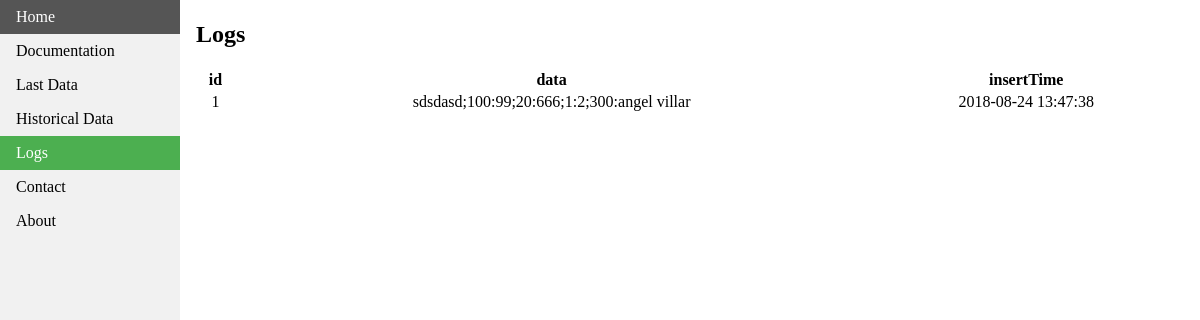
Page /logsData on the committed database.
### tables this page shows
CREATE TABLE logsTable (id INTEGER PRIMARY KEY, data VARCHAR, insertTime DATETIME);

### API/stratosApiRest.py (the view)
@app.route('/logsData')
def getLogsData():
    logsValues, names = downloadLogsData()
    mode = request.args.get('mode')
    if(mode=="json"):
        return(jsonify({'logsData': logsValues}))
    else:
        templateData = {"logsValues":logsValues, "names":names}
        return(render_template('logsData.html', **templateData))

### API/stratosApiRest.py (called while the page is built)
def downloadLogsData():
	connection = sqlite3.connect(DATABASE)
	cursor = connection.cursor()
	query = "SELECT * FROM " + LOGS_TABLE
	cursor.execute(query)
	results = cursor.fetchall()
	names = [description[0] for description in cursor.description]
	logsData = []
	for j in range(0, len(results)):
		lastValuesDictionary = {}
		for i in range(0,len(names)):
			lastValuesDictionary[str(names[i])] = str(results[j][i])
		logsData.append(lastValuesDictionary)
	print(logsData)
	cursor.close()
	connection.close()
	return logsData, names

### API/templates/logsData.html
<html>
<head>
<link rel="stylesheet" href='../static/stylesheet.css' >
</head>
<body>
<ul>
	<li><a href="/">Home</a></li>
	<li><a href="/docs">Documentation</a></li>
	<li><a href="/lastData">Last Data</a></li>
	<li><a href="/historicalData">Historical Data</a></li>
	<li><a class="active" href="/logsData">Logs</a></li>
	<li><a href="/contact">Contact</a></li>
	<li><a href="/about">About</a></li>
</ul>
<div style="margin-left:15%;padding:1px 16px;height:1000px;">
	<h2>Logs</h2>
	<table width="100%" style ="text-align:center">
	  <tr>
			{% for name in names %}
	    <th>{{name}}</th>
			{% endfor %}
	  </tr>
		{% for param in logsValues %}
			  <tr>
					{% for name in names %}
			    	<td>{{param[name]}}</td>
					{% endfor %}
			  </tr>
		{% endfor %}
	</table>
</div>
</body>
</html>

### API/static/stylesheet.css (style rules this page uses)
body { margin: 0; }
ul { list-style-type: none; margin: 0; padding: 0; width: 15%; background-color: #f1f1f1; position: fixed; height: 100%; overflow: auto; }
li a { display: block; color: #000; padding: 8px 16px; text-decoration: none; }
li a.active { background-color: #4CAF50; color: white; }

### rows in the picture
logsTable: id "1" "sdsdasd;100:99;20:666;1:2;300:angel villar" "2018-08-24 13:47:38"

### other values in the picture
{{ name }} "id" "data" "insertTime"
